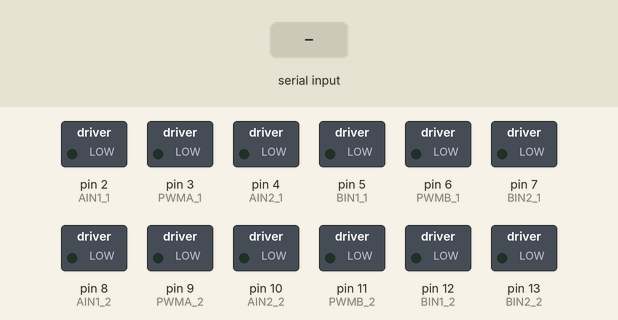
Simulated run of this sketch. Board: Arduino Uno, built with avr-gcc and run on an emulated ATmega328P. On the bench: switched loads named in the sketch (green lamp = pin HIGH). The inputs (shaded band) are chosen by the test bench.

Above: at 1.2 s.
1.3 s: "1" received over Serial
At 2.1 s:
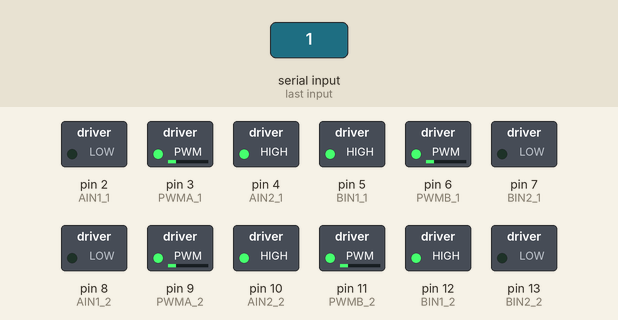
2.8 s: "2" received over Serial
At 3.2 s:
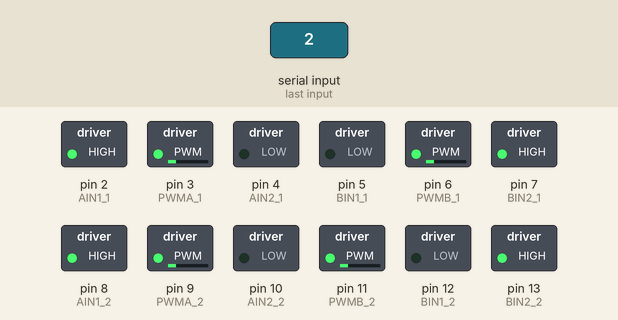
4.3 s: "3" received over Serial
At 5.5 s:
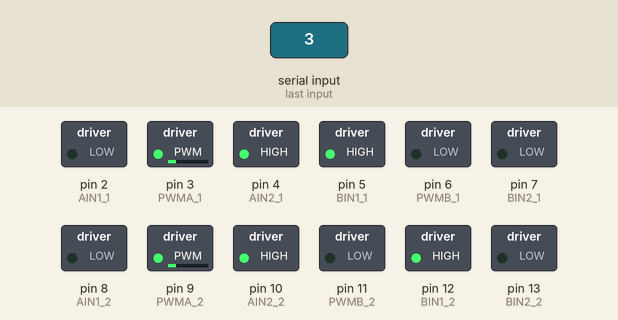
5.8 s: "4" received over Serial
At 6.7 s:
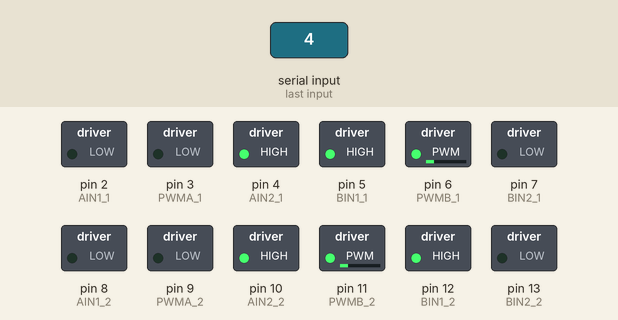
Timing chart, 0 to 8.3 s (numbered marks = the images above; inputs shaded):
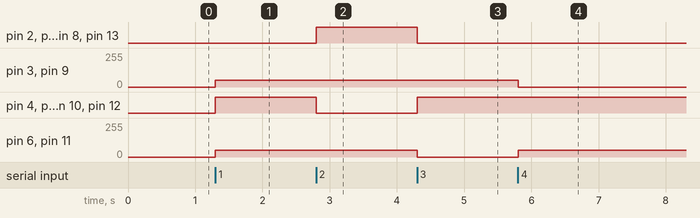

Measured:
- after the input at 1.3 s, pin 3 (PWMA_1), pin 6 (PWMB_1), pin 9 (PWMA_2), pin 11 (PWMB_2): 0/255 → 50/255 at once; pin 4 (AIN2_1), pin 5 (BIN1_1), pin 10 (AIN2_2), pin 12 (BIN1_2): LOW → HIGH at once
- after the input at 2.8 s, pin 2 (AIN1_1), pin 7 (BIN2_1), pin 8 (AIN1_2), pin 13 (BIN2_2): LOW → HIGH at once; pin 4 (AIN2_1), pin 5 (BIN1_1), pin 10 (AIN2_2), pin 12 (BIN1_2): HIGH → LOW at once
- after the input at 4.3 s, pin 2 (AIN1_1), pin 7 (BIN2_1), pin 8 (AIN1_2), pin 13 (BIN2_2): HIGH → LOW at once; pin 4 (AIN2_1), pin 5 (BIN1_1), pin 10 (AIN2_2), pin 12 (BIN1_2): LOW → HIGH at once; pin 6 (PWMB_1), pin 11 (PWMB_2): 50/255 → 0/255 at once
- after the input at 5.8 s, pin 3 (PWMA_1), pin 9 (PWMA_2): 50/255 → 0/255 at once; pin 6 (PWMB_1), pin 11 (PWMB_2): 0/255 → 50/255 at once

The sketch:

key_switch_wireless.ino
```cpp
int data = 0;

const int PWMA_1 = 3;     // Front Motor (left)
const int AIN1_1 = 2;
const int AIN2_1 = 4;
                        // Front  Motor (right)
const int PWMB_1 = 6;
const int BIN1_1 = 5;
const int BIN2_1 = 7;

const int PWMA_2 = 9;     // Rear Motor (left)
const int AIN1_2 = 8;
const int AIN2_2 = 10;
                        // Rear  Motor (right)
const int PWMB_2 = 11;
const int BIN1_2 = 12;
const int BIN2_2 = 13;

void setup()
{
                        // Front Motor (left) : set all pins as output
  pinMode(AIN1_1, OUTPUT);
  pinMode(AIN2_1, OUTPUT);
  pinMode(PWMA_1, OUTPUT);

                        // Front Motor (right) : set all pins as output
  pinMode(BIN1_1, OUTPUT);
  pinMode(BIN2_1, OUTPUT);
  pinMode(PWMB_1, OUTPUT);
                        // Rear Motor (left) : set all pins as output
  pinMode(AIN1_2, OUTPUT);
  pinMode(AIN2_2, OUTPUT);
  pinMode(PWMA_2, OUTPUT);

                        // Rear Motor (right) : set all pins as output
  pinMode(BIN1_2, OUTPUT);
  pinMode(BIN2_2, OUTPUT);
  pinMode(PWMB_2, OUTPUT);

  Serial.begin(9600);
}

void loop() {
  if (Serial.available() > 0) {
    data = Serial.read();//シリアル通信で受け取ったデータを読み込む
  }
    if (data == '0') { //停止
    digitalWrite(AIN1_1, LOW);
    digitalWrite(AIN2_1, LOW);
    analogWrite(PWMA_1, 0);

    digitalWrite(BIN1_1, LOW);
    digitalWrite(BIN2_1, LOW);
    analogWrite(PWMB_1, 0);

    digitalWrite(AIN1_2, LOW);
    digitalWrite(AIN2_2, LOW);
    analogWrite(PWMA_2, 0);

    digitalWrite(BIN1_2, LOW);
    digitalWrite(BIN2_2, LOW);
    analogWrite(PWMB_2, 0);

    } else if (data == '1') { //前進
    digitalWrite(AIN1_1, LOW);
    digitalWrite(AIN2_1, HIGH);
    analogWrite(PWMA_1, 50);

    digitalWrite(BIN1_1, HIGH);
    digitalWrite(BIN2_1, LOW);
    analogWrite(PWMB_1, 50);

    digitalWrite(AIN1_2, LOW);
    digitalWrite(AIN2_2, HIGH);
    analogWrite(PWMA_2, 50);

    digitalWrite(BIN1_2, HIGH);
    digitalWrite(BIN2_2, LOW);
    analogWrite(PWMB_2, 50);

  } else if (data == '2') {//後退
    digitalWrite(AIN1_1, HIGH);
    digitalWrite(AIN2_1, LOW);
    analogWrite(PWMA_1, 50);

    digitalWrite(BIN1_1, LOW);
    digitalWrite(BIN2_1, HIGH);
    analogWrite(PWMB_1, 50);

    digitalWrite(AIN1_2, HIGH);
    digitalWrite(AIN2_2, LOW);
    analogWrite(PWMA_2, 50);

    digitalWrite(BIN1_2, LOW);
    digitalWrite(BIN2_2, HIGH);
    analogWrite(PWMB_2, 50);

  } else if (data == '3') {//右回転
    digitalWrite(AIN1_1, LOW);
    digitalWrite(AIN2_1, HIGH);
    analogWrite(PWMA_1, 50);

    digitalWrite(BIN1_1, HIGH);
    digitalWrite(BIN2_1, LOW);
    analogWrite(PWMB_1, 0);

    digitalWrite(AIN1_2, LOW);
    digitalWrite(AIN2_2, HIGH);
    analogWrite(PWMA_2, 50);

    digitalWrite(BIN1_2, HIGH);
    digitalWrite(BIN2_2, LOW);
    analogWrite(PWMB_2, 0);

  } else if (data == '4') {//左回転
    digitalWrite(AIN1_1, LOW);
    digitalWrite(AIN2_1, HIGH);
    analogWrite(PWMA_1, 0);

    digitalWrite(BIN1_1, HIGH);
    digitalWrite(BIN2_1, LOW);
    analogWrite(PWMB_1, 50);

    digitalWrite(AIN1_2, LOW);
    digitalWrite(AIN2_2, HIGH);
    analogWrite(PWMA_2, 0);

    digitalWrite(BIN1_2, HIGH);
    digitalWrite(BIN2_2, LOW);
    analogWrite(PWMB_2, 50);

  } else if (data == '5') {//旋回(右前)
    digitalWrite(AIN1_1, LOW);
    digitalWrite(AIN2_1, HIGH);
    analogWrite(PWMA_1, 50);

    digitalWrite(BIN1_1, HIGH);
    digitalWrite(BIN2_1, LOW);
    analogWrite(PWMB_1, 25);

    digitalWrite(AIN1_2, LOW);
    digitalWrite(AIN2_2, HIGH);
    analogWrite(PWMA_2, 50);

    digitalWrite(BIN1_2, HIGH);
    digitalWrite(BIN2_2, LOW);
    analogWrite(PWMB_2, 25);

  } else if (data == '6') {//旋回(左前)
    digitalWrite(AIN1_1, LOW);
    digitalWrite(AIN2_1, HIGH);
    analogWrite(PWMA_1, 25);

    digitalWrite(BIN1_1, HIGH);
    digitalWrite(BIN2_1, LOW);
    analogWrite(PWMB_1, 50);

    digitalWrite(AIN1_2, LOW);
    digitalWrite(AIN2_2, HIGH);
    analogWrite(PWMA_2, 25);

    digitalWrite(BIN1_2, HIGH);
    digitalWrite(BIN2_2, LOW);
    analogWrite(PWMB_2, 50);

  } else if (data == '7') {//旋回(右後)
    digitalWrite(AIN1_1, HIGH);
    digitalWrite(AIN2_1, LOW);
    analogWrite(PWMA_1, 50);

    digitalWrite(BIN1_1, LOW);
    digitalWrite(BIN2_1, HIGH);
    analogWrite(PWMB_1, 25);

    digitalWrite(AIN1_2, HIGH);
    digitalWrite(AIN2_2, LOW);
    analogWrite(PWMA_2, 50);

    digitalWrite(BIN1_2, LOW);
    digitalWrite(BIN2_2, HIGH);
    analogWrite(PWMB_2, 25);

  } else if (data == '8') {//旋回(左後)
    digitalWrite(AIN1_1, HIGH);
    digitalWrite(AIN2_1, LOW);
    analogWrite(PWMA_1, 25);

    digitalWrite(BIN1_1, LOW);
    digitalWrite(BIN2_1, HIGH);
    analogWrite(PWMB_1, 50);

    digitalWrite(AIN1_2, HIGH);
    digitalWrite(AIN2_2, LOW);
    analogWrite(PWMA_2, 25);

    digitalWrite(BIN1_2, LOW);
    digitalWrite(BIN2_2, HIGH);
    analogWrite(PWMB_2, 50);

  }
}
```
